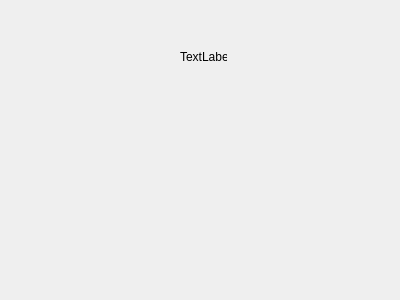
<?xml version="1.0" encoding="UTF-8"?>
<ui version="4.0">
 <class>Form2</class>
 <widget class="QDialog" name="Form2">
  <property name="geometry">
   <rect>
    <x>0</x>
    <y>0</y>
    <width>400</width>
    <height>300</height>
   </rect>
  </property>
  <property name="windowTitle">
   <string>Dialog</string>
  </property>
  <widget class="QLabel" name="label">
   <property name="geometry">
    <rect>
     <x>180</x>
     <y>50</y>
     <width>47</width>
     <height>13</height>
    </rect>
   </property>
   <property name="text">
    <string>TextLabel</string>
   </property>
  </widget>
 </widget>
 <resources/>
 <connections/>
</ui>
